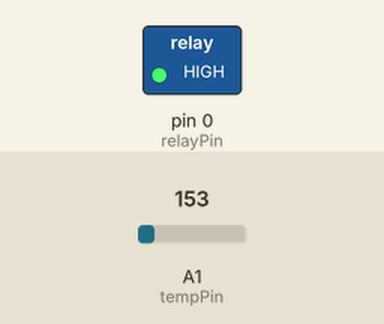
Simulated run of this sketch. Board: Arduino Uno, built with avr-gcc and run on an emulated ATmega328P. Parts: switched loads named in the sketch (green lamp = pin HIGH). Inputs (shaded band) come from the test bench; at power-on: A1 (tempPin) = 153.

Above: at 0.1 s.
Timing chart, 0 to 1.6 s (numbered marks = the images above):
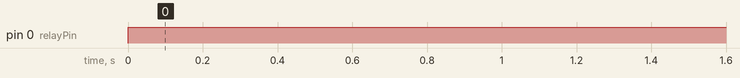

The sketch:

entrpriseHeatedGripCode.ino
```cpp
const int tempPin = A1;
const int relayPin = 0;
float targetTemp = 60;
void setup() {
  pinMode(relayPin, OUTPUT);
  pinMode(tempPin,INPUT);
}

void loop() {
if (tempCheck() == true){
  digitalWrite(relayPin,HIGH);

}else {
  digitalWrite(relayPin,LOW);

}


delay(250);
}

static bool tempCheck(){
  float voltage = 5.0*(analogRead(tempPin)/1023.0);
  float realTemp = 100.0*(voltage-0.5);
  if(realTemp < targetTemp){
    return true;
  }else{
    return false;
  }
}
```

Measured:
- by itself, pin 0 (relayPin): LOW → HIGH at 0.00 s
